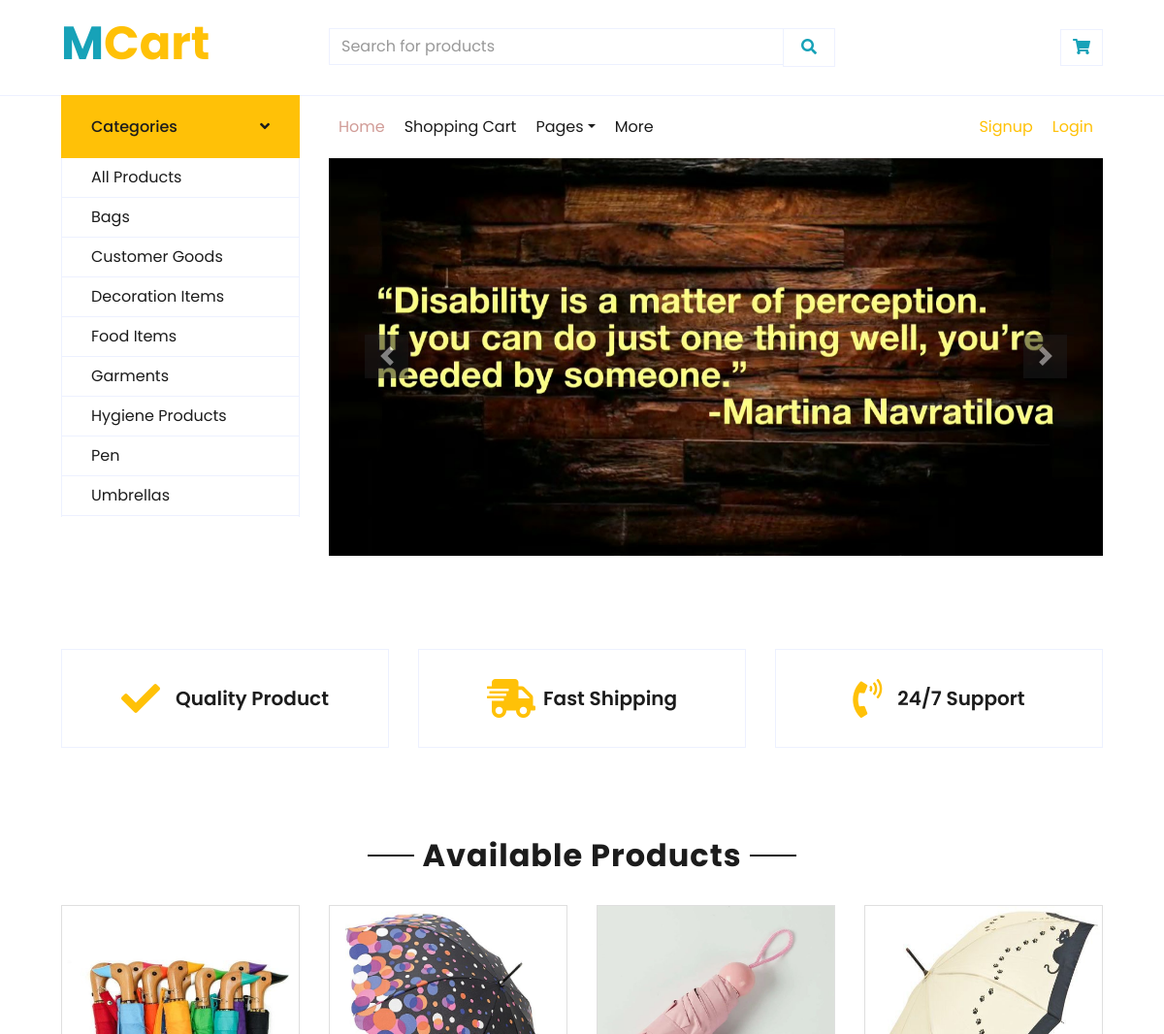
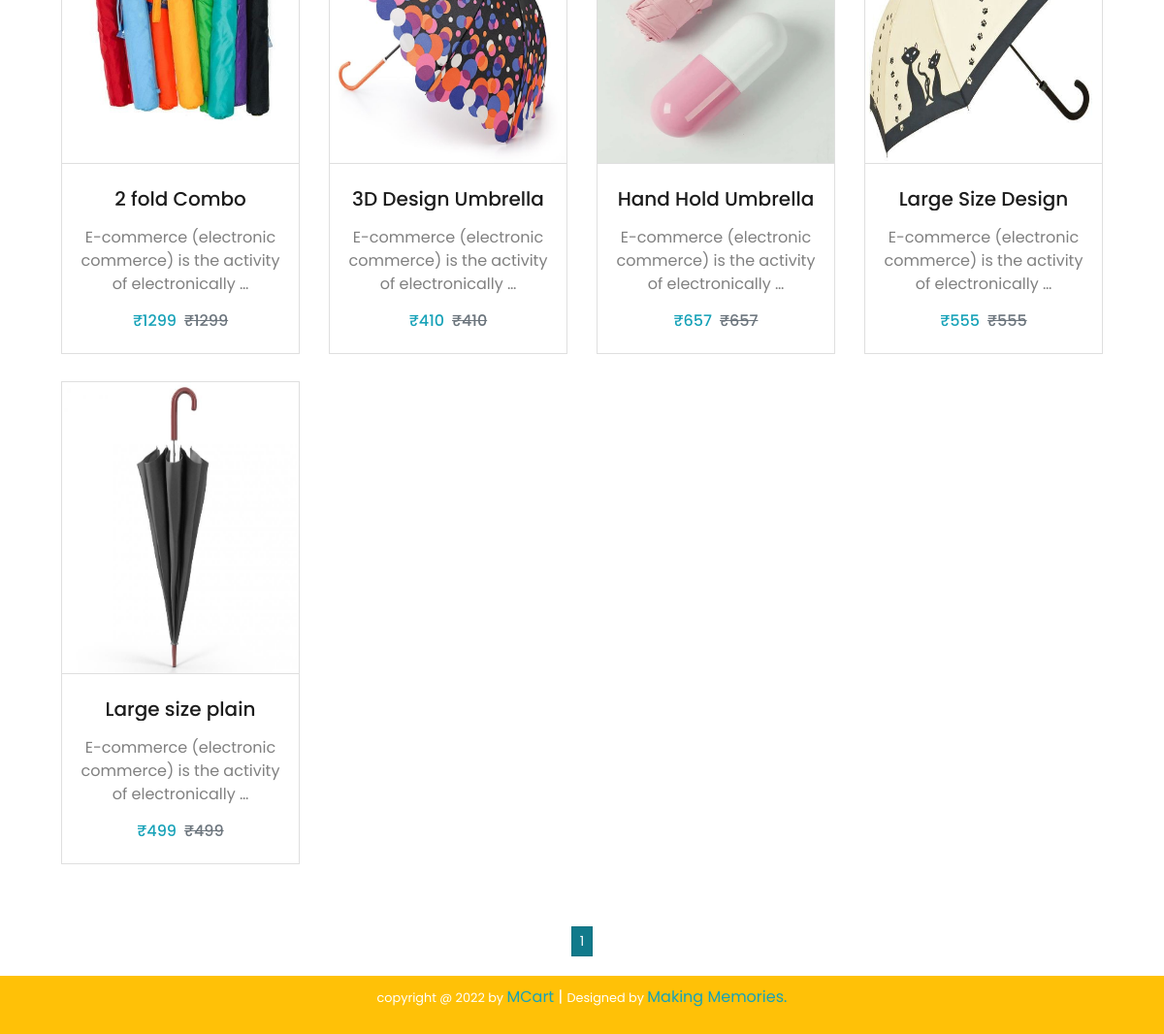
Page /umbrellas/ on the committed database (2 pictures, top to bottom).
### home/models.py (models this page shows, shortened)
class Categ(models.Model):
    name = models.CharField(max_length=250, unique=True)
    slug = models.SlugField(max_length=250, unique=True)
    class Meta:
        ordering = ('name',)
        verbose_name = 'category'
        verbose_name_plural = 'categories'
    def get_url(self):
        return reverse('home_cat', args=[self.slug])

class Products(models.Model):
    name = models.CharField(max_length=250, unique=True)
    slug = models.SlugField(max_length=250, unique=True)
    img = models.ImageField(upload_to='product')
    desc = models.TextField()
    stock = models.IntegerField()
    available = models.BooleanField()
    price = models.IntegerField()
    category = models.ForeignKey(Categ,on_delete=models.CASCADE)
    class Meta:
        ordering = ('name',)
    def get_url(self):
        return reverse('details', args=[self.category.slug, self.slug])

### home/views.py (the view)
# urls.py: 2. Add a URL to urlpatterns:  path('', views.home, name='home')
def home(request, c_slug=None):
    c_page = None
    prod = None
    if c_slug != None:
        c_page = get_object_or_404(Categ, slug=c_slug)
        prod = Products.objects.filter(category=c_page, available=True)
    else:
        prod = Products.objects.all().filter(available=True)
    cat = Categ.objects.all()
    paginator=Paginator(prod,16)
    try:
        page=int(request.GET.get('page','1'))
    except:
        page=1
    try:
        p=paginator.page(page)
    except(InvalidPage,EmptyPage):
        p=paginator.page(paginator.num_pages)
    return render(request, "index.html", {'pr': prod, 'cat': cat,'pro':p})

### cart/context_processors.py (called while the page is built)
def count(request):
    itm_ct=0
    if 'admin' in request.path:
        return {}
    else:
        try:
            ct=CartList.objects.filter(cart_id=c_id(request))
            c_item=CartItems.objects.all().filter(cart=ct[:1])
            for i in c_item:
                itm_ct=itm_ct+1
        except CartList.DoesNotExist:
            itm_ct = 0
        return dict(itc=itm_ct)

### cart/views.py (called while the page is built)
def c_id(request):
    ct_id = request.session.session_key
    if not ct_id:
        ct_id = request.session.create()
    return ct_id

### templates/index.html (shortened to what this page needs)
{% load static %}
<!DOCTYPE html>
<html lang="en">
<head>
    <link href="https://cdnjs.cloudflare.com/ajax/libs/font-awesome/5.10.0/css/all.min.css" rel="stylesheet">
    <link href="{% static 'shop/lib/owlcarousel/assets/owl.carousel.min.css' %}" rel="stylesheet">
    <link href="{% static 'shop/css/style.css' %}" rel="stylesheet">
</head>
<body>
<div class="container-fluid">
    <div class="row align-items-center py-3 px-xl-5">
        <div class="col-lg-3 d-none d-lg-block">
            <a href="/" class="text-decoration-none">
                <h1 style="font-size:3rem" class="text-warning font-weight-bold"><span
                        class="text-info font-weight-bold ">M</span>Cart</h1>
            </a>
        </div>
        <div class="col-lg-6 col-6 text-left">
            <form action="{% url 'searching' %}" method="get">
                <div class="input-group">
                    <input type="text" class="form-control" placeholder="Search for products" name="q">
                    <div class="input-group-append">
                            <span class="input-group-text bg-transparent text-info">
                                <button type="submit" style="border:none;background-color:transparent;outline:none"><i
                                        class="fa fa-search text-info"></i></button>
                            </span>
                    </div>
                </div>
            </form>
        </div>
        <div class="col-lg-3 col-6 text-right">
            <a href="{% url 'cartDetails' %}" class="btn border">
                {% if itc <= 0 %}
                <i class="fas fa-shopping-cart text-info"></i>
                {% else %}
                <i class="fas fa-shopping-cart text-info"></i><i class="text-danger font-weight-bold">{{itc}}</i>
                <span class="badge"></span>
                {% endif %}
            </a>
        </div>
    </div>
</div>
<div class="container-fluid mb-5">
    <div class="row border-top px-xl-5">
        <div class="col-lg-3 d-none d-lg-block">
            <a class="btn shadow-none d-flex align-items-center justify-content-between bg-warning text-white w-100"
               data-toggle="collapse" href="#navbar-vertical" style="height: 65px; margin-top: -1px; padding: 0 30px;">
                <h6 class="m-0">Categories</h6>
                <i class="fa fa-angle-down text-dark"></i>
            </a>
            <nav class="collapse show navbar navbar-vertical navbar-light align-items-start p-0 border border-top-0 border-bottom-0"
                 id="navbar-vertical">
                <div class="navbar-nav w-100 overflow-hidden" style="height: 370px">
                    <a href="/" class="nav-item nav-link">All Products</a>
                    {% for c in cat %}
                    <a href="{{c.get_url}}" class="nav-item nav-link">{{c.name}}</a>
                    {% endfor %}
                </div>
            </nav>
        </div>
        <div class="col-lg-9">
            <nav class="navbar navbar-expand-lg bg-light navbar-light py-3 py-lg-0 px-0">
                <div class="collapse navbar-collapse justify-content-between" id="navbarCollapse">
                    <div class="navbar-nav mr-auto py-0">
                        <a href="/" class="nav-item nav-link active">Home</a>
                        <a href="{% url 'cartDetails' %}" class="nav-item nav-link ">Shopping Cart</a>
                        <div class="nav-item dropdown">
                            <a href="#" class="nav-link dropdown-toggle" data-toggle="dropdown">Pages</a>
                        </div>
                        <a href="" class="nav-item nav-link">More</a>
                    </div>
                    <div class="navbar-nav ml-auto py-0">
                        {% if user.is_authenticated %}
                        <a href="" class="nav-item nav-link" style="color:blue">{{user.username}}</a>
                        <a href="{% url 'logout' %}" class="nav-item nav-link" style="color:#ffc107">Logout</a>
                        {% else %}
                        <a href="{% url 'registration' %}" class="nav-item nav-link" style="color:#ffc107">Signup</a>
                        <a href="{% url 'login' %}" class="nav-item nav-link" style="color:#ffc107">Login</a>
                        {% endif %}
                    </div>
                </div>
            </nav>
            <div id="header-carousel" class="carousel slide" data-ride="carousel">
                <div class="carousel-inner">
                    <div class="carousel-item active" style="height: 410px;">
                        <img class="img-fluid" src="{% static 'shop/img/quote1.jpg' %}" alt="Image">
                    </div>
                </div>
                <a class="carousel-control-prev" href="#header-carousel" data-slide="prev">
                    <div class="btn btn-dark" style="width: 45px; height: 45px;">
                        <span class="carousel-control-prev-icon mb-n2"></span>
                    </div>
                </a>
                <a class="carousel-control-next" href="#header-carousel" data-slide="next">
                    <div class="btn btn-dark" style="width: 45px; height: 45px;">
                        <span class="carousel-control-next-icon mb-n2"></span>
                    </div>
                </a>
            </div>
        </div>
    </div>
</div>
<div class="container-fluid pt-5">
    <div class="row px-xl-5 pb-3">
        <div class="col-lg-4 col-md-6 col-sm-12 pb-1">
            <div class="d-flex align-items-center border mb-4 justify-content-center" style="padding: 30px;">
                <h1 class="fa fa-check text-warning m-0 mr-3"></h1>
                <h5 class="font-weight-semi-bold m-0">Quality Product</h5>
            </div>
        </div>
        <div class="col-lg-4 col-md-6 col-sm-12 pb-1">
            <div class="d-flex align-items-center border mb-4 justify-content-center" style="padding: 30px;">
                <h1 class="fa fa-shipping-fast text-warning m-0 mr-2"></h1>
                <h5 class="font-weight-semi-bold m-0">Fast Shipping</h5>
            </div>
        </div>
        <div class="col-lg-4 col-md-6 col-sm-12 pb-1">
            <div class="d-flex align-items-center border mb-4 justify-content-center" style="padding: 30px;">
                <h1 class="fa fa-phone-volume text-warning m-0 mr-3"></h1>
                <h5 class="font-weight-semi-bold m-0">24/7 Support</h5>
            </div>
        </div>
    </div>
</div>
<div class="container-fluid pt-5">
    <div class="text-center mb-4">
        <h2 class="section-title px-5"><span class="px-2">Available Products</span></h2>
    </div>
    <div class="row px-xl-5 pb-3">
        {% for i in pro.object_list %}
        <div class="col-lg-3 col-md-6 col-sm-12 pb-1">
            <a href="{{i.get_url}}" style="color:grey; text-decoration:none">
                <div class="card product-item  mb-4">
                    <div class="card-header product-img position-relative overflow-hidden bg-transparent  p-0">
                        <img class="img-fluid w-100" src="{{i.img.url}}" alt="No image found" style="height:300px;">
                    </div>
                    <div class="card-body  text-center p-0 pt-4 pb-3">
                        <h5 class="text-truncate mb-3">{{i.name}}</h5>
                        <p style="padding-left:10px; padding-right:10px; ">{{i.desc|truncatewords:8}}</p>
                        <div class="d-flex justify-content-center">
                            <h6 style="color:#17a2b8">₹{{i.price}}</h6>
                            <h6 class="text-muted ml-2">
                                <del>₹{{i.price}}</del>
                            </h6>
                        </div>
                    </div>
                </div>
            </a>
        </div>
        {% endfor %}
    </div>
</div>
<div style="text-align:center; padding:20px">
    {% for p in pro.paginator.page_range %}
    <a href="?page={{p}}" class="btn btn-info btn-sm {% if pro.number == p %} active {% endif %}">{{p}}</a>
    {% endfor %}
</div>
<div style="background-color:#ffc107; padding:10px; text-align:center">
    <p style="color:white"><small>copyright @ 2022 by </small><a href="/" style="color:#17a2b8"> MCart</a> | <small>
        Designed by </small><a href="/" style="color:#17a2b8">Making Memories.</a></p>
</div>
</body>
</html>

### rows in the picture
Categ: name "Bags"
Categ: name "Customer Goods"
Categ: name "Decoration Items"
Categ: name "Food Items"
Categ: name "Garments"
Categ: name "Hygiene Products"
Categ: name "Pen"
Categ: name "Umbrellas"
Products: img (picture), name "2 fold Combo", desc "E-commerce (electronic commerce) is the activity of electronically …", price "1299"
Products: img (picture), name "3D Design Umbrella", desc "E-commerce (electronic commerce) is the activity of electronically …", price "410"
Products: img (picture), name "Hand Hold Umbrella", desc "E-commerce (electronic commerce) is the activity of electronically …", price "657"
Products: img (picture), name "Large Size Design", desc "E-commerce (electronic commerce) is the activity of electronically …", price "555"
Products: img (picture), name "Large size plain", desc "E-commerce (electronic commerce) is the activity of electronically …", price "499"

### other values in the picture
{{ p }} "1"
